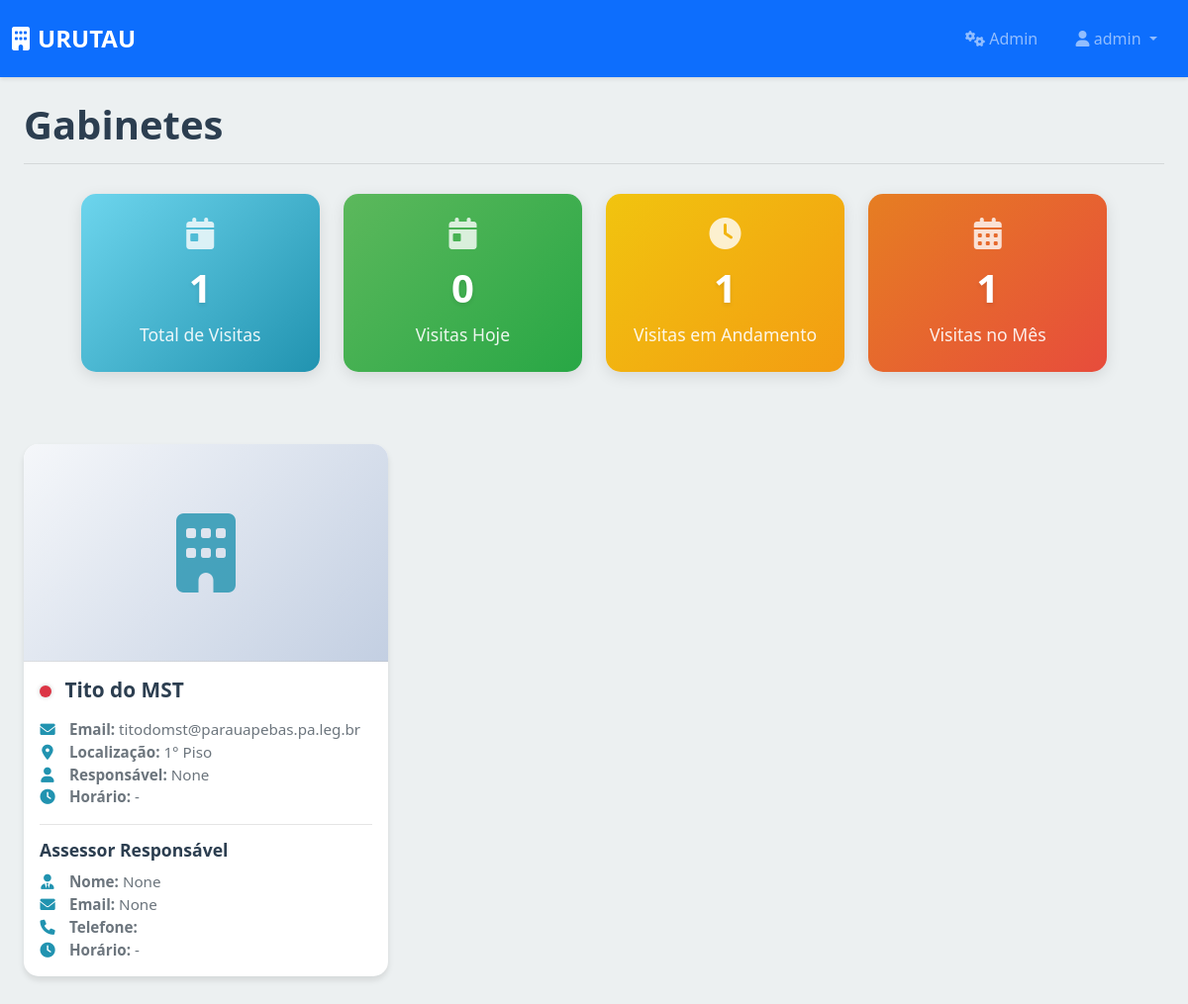
/recepcao/gabinetes/ (signed in), run on an earlier commit of the app's database.
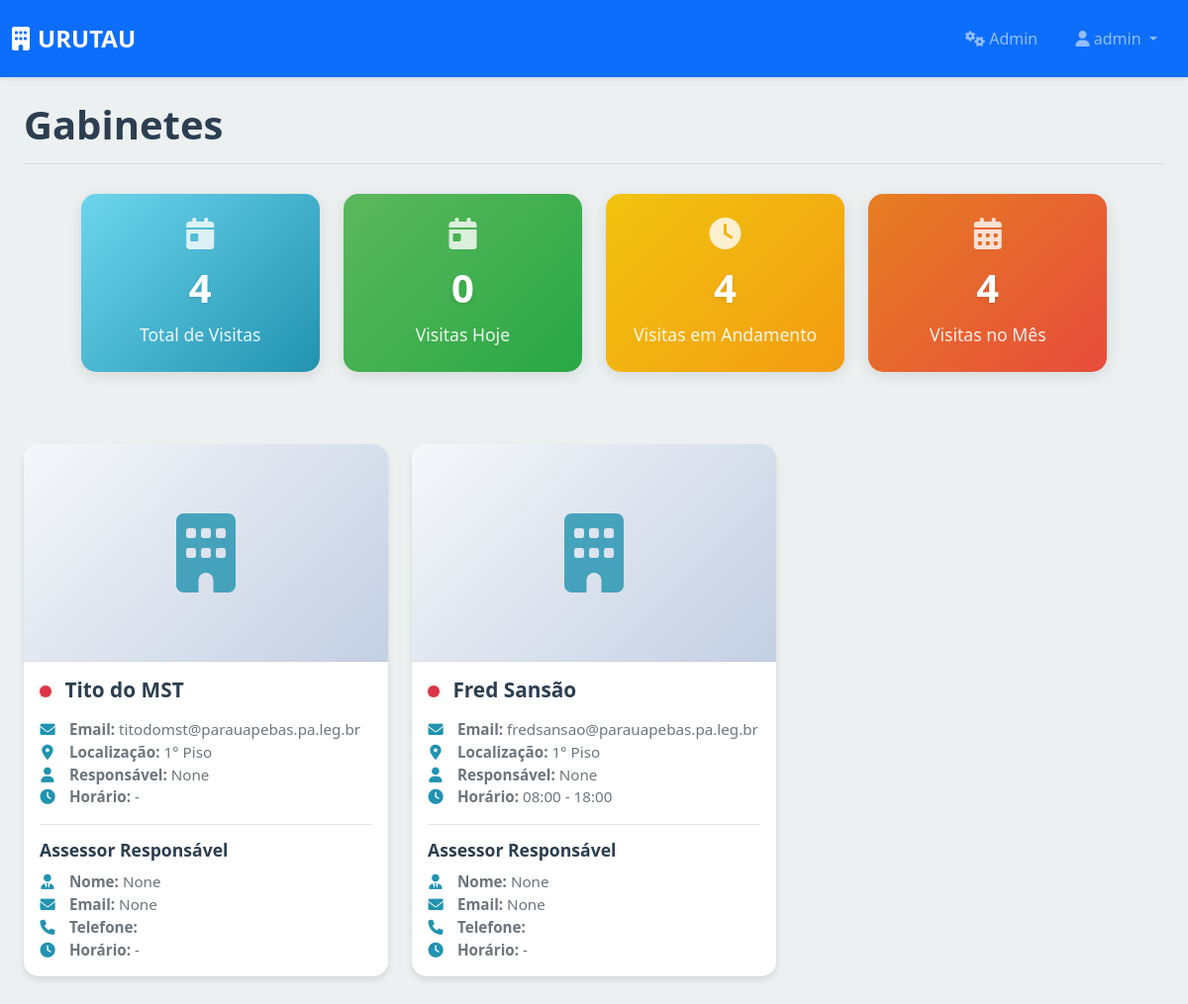
And on a later commit of the database.
### apps/recepcao/models.py (models this page shows, shortened)
class Setor(models.Model):
    TIPO_CHOICES = [
        ('gabinete', 'Gabinete'),
        ('departamento', 'Departamento')
    ]
    LOCALIZACAO_CHOICES = [
        ('terreo', 'Térreo'),
        ('primeiro_piso', '1° Piso'),
        ('segundo_piso', '2° Piso'),
    ]
    FUNCAO_CHOICES = [
        ('assessor_1', 'Assessor I'),
        ('assessor_2', 'Assessor II'),
        ('assessor_3', 'Assessor III'),
        ('assessor_4', 'Assessor IV'),
        ('assessor_5', 'Assessor V'),
        ('assessor_6', 'Assessor VI'),
        ('assessor_7', 'Assessor VII'),
        ('assessor_8', 'Assessor VIII'),
        ('assessor_9', 'Assessor IX'),
        ('assessor_10', 'Assessor X'),
        ('agente_parlamentar', 'Agente Parlamentar'),
        ('Chefe_de_Gabinete', 'Chefe de Gabinete'),
        ('Chefe_de_Departamento', 'Chefe de Departamento'),
        ('outros', 'Outros')
    ]
    tipo = models.CharField('Tipo', max_length=20, choices=TIPO_CHOICES)
    localizacao = models.CharField('Localização', max_length=20, choices=LOCALIZACAO_CHOICES)
    horario_abertura = models.TimeField('Horário de Abertura', blank=True, null=True)
    horario_fechamento = models.TimeField('Horário de Fechamento', blank=True, null=True)
    nome_vereador = models.CharField('Nome do Vereador', max_length=100, blank=True, null=True)
    email_vereador = models.EmailField('E-mail do Vereador', max_length=255, blank=True, null=True)
    nome_local = models.CharField('Nome do Local', max_length=100, blank=True, null=True)
    nome_responsavel = models.CharField('Nome do Responsável', max_length=100, blank=True, null=True)
    funcao = models.CharField('Função/Cargo', max_length=21, choices=FUNCAO_CHOICES, blank=True, null=True)
    horario_entrada = models.TimeField('Horário de Entrada', blank=True, null=True)
    horario_saida = models.TimeField('Horário de Saída', blank=True, null=True)
    email = models.EmailField('E-mail', max_length=255, blank=True, null=True)
    ativo = models.BooleanField('Ativo', default=True)
    usuario = models.OneToOneField('auth.User', on_delete=models.SET_NULL, null=True, blank=True, related_name='setor_responsavel', verbose_name='Usuário')
    data_criacao = models.DateTimeField('Data de Criação', auto_now_add=True)
    data_atualizacao = models.DateTimeField('Data de Atualização', auto_now=True)
    class Meta:
        verbose_name = 'Setor'
        verbose_name_plural = 'Setores'
        ordering = ['tipo', 'localizacao']
    def esta_aberto(self):
        if not self.horario_abertura or not self.horario_fechamento:
            return None  # Retorna None se não tiver horário definido
        agora = timezone.localtime().time()
        return self.horario_abertura <= agora <= self.horario_fechamento

### apps/recepcao/views.py (the view)
# urls.py: path('', views.home_gabinetes, name='home_gabinetes'),
@login_required
def home_gabinetes(request):
    gabinetes = Setor.objects.filter(tipo='gabinete')
    total_visitas = Visita.objects.count()
    visitas_hoje = Visita.objects.filter(
        data_entrada__date=timezone.now().date()
    ).count()
    visitas_em_andamento = Visita.objects.filter(
        data_saida__isnull=True
    ).count()
    hoje = timezone.now()
    primeiro_dia_mes = hoje.replace(day=1, hour=0, minute=0, second=0, microsecond=0)
    visitas_mes = Visita.objects.filter(
        data_entrada__gte=primeiro_dia_mes
    ).count()
    context = {
        'gabinetes': gabinetes,
        'total_visitas': total_visitas,
        'visitas_hoje': visitas_hoje,
        'visitas_em_andamento': visitas_em_andamento,
        'visitas_mes': visitas_mes,
    }
    return render(request, 'recepcao/home_gabinetes.html', context)

### templates/recepcao/home_gabinetes.html (shortened to what this page needs)
{% extends 'base.html' %}
{% load static %}
{% block content %}
<div class="container-fluid">
    <div class="page-header">
        <h1 class="page-title">Gabinetes</h1>
    </div>
    <div class="stats-container">
        <div class="row mb-4">
            <div class="col-xl-3 col-md-6 mb-4">
                <div class="stat-card stat-card-visitas-hoje">
                    <i class="fas fa-calendar-day stat-icon"></i>
                    <h3>{{ total_visitas }}</h3>
                    <p>Total de Visitas</p>
                </div>
            </div>
            <div class="col-xl-3 col-md-6 mb-4">
                <div class="stat-card stat-card-visitas-andamento">
                    <i class="fas fa-calendar-day stat-icon"></i>
                    <h3>{{ visitas_hoje }}</h3>
                    <p>Visitas Hoje</p>
                </div>
            </div>
            <div class="col-xl-3 col-md-6 mb-4">
                <div class="stat-card stat-card-total-visitas">
                    <i class="fas fa-clock stat-icon"></i>
                    <h3>{{ visitas_em_andamento }}</h3>
                    <p>Visitas em Andamento</p>
                </div>
            </div>
            <div class="col-xl-3 col-md-6 mb-4">
                <div class="stat-card stat-card-visitas-mes">
                    <i class="fas fa-calendar-alt stat-icon"></i>
                    <h3>{{ visitas_mes }}</h3>
                    <p>Visitas no Mês</p>
                </div>
            </div>
        </div>
    </div>
    <div class="row">
        {% for gabinete in gabinetes %}
        <div class="col-xl-4 col-md-6 mb-4">
            <a href="{% url 'recepcao:detalhes_gabinete' gabinete.id %}" class="card-link">
                <div class="card">
                    <div class="gabinete-icon">
                        <i class="fas fa-building"></i>
                    </div>
                    <div class="card-body">
                        <h5 class="card-title">
                            <span class="status-indicator {% if gabinete.esta_aberto %}status-aberto{% else %}status-fechado{% endif %}"></span>
                            {{ gabinete.nome_vereador }}
                        </h5>
                        <p class="card-text">
                            <i class="fas fa-envelope info-icon"></i>
                            <strong>Email:</strong> {{ gabinete.email_vereador }}<br>
                            <i class="fas fa-map-marker-alt info-icon"></i>
                            <strong>Localização:</strong> {{ gabinete.get_localizacao_display }}<br>
                            <i class="fas fa-user info-icon"></i>
                            <strong>Responsável:</strong> {{ gabinete.nome_responsavel }}<br>
                            <i class="fas fa-clock info-icon"></i>
                            <strong>Horário:</strong> {{ gabinete.horario_abertura|time:"H:i" }} - {{ gabinete.horario_fechamento|time:"H:i" }}
                        </p>
                        <div class="assessor-info">
                            <h6 class="assessor-title">Assessor Responsável</h6>
                            <p class="card-text">
                                <i class="fas fa-user-tie info-icon"></i>
                                <strong>Nome:</strong> {{ gabinete.nome_responsavel }}<br>
                                <i class="fas fa-envelope info-icon"></i>
                                <strong>Email:</strong> {{ gabinete.email }}<br>
                                <i class="fas fa-phone info-icon"></i>
                                <strong>Telefone:</strong> {{ gabinete.telefone }}<br>
                                <i class="fas fa-clock info-icon"></i>
                                <strong>Horário:</strong> {{ gabinete.horario_entrada|time:"H:i" }} - {{ gabinete.horario_saida|time:"H:i" }}
                            </p>
                        </div>
                    </div>
                </div>
            </a>
        </div>
        {% endfor %}
    </div>
</div>
{% endblock %}

What changed in the data, as far as the page shows it:
added Setor: nome_vereador "Fred Sansão", email_vereador "fredsansao@parauapebas.pa.leg.br", localizacao "1° Piso", nome_responsavel "None", horario_abertura "08:00", horario_fechamento "18:00", email "None"
Also different on the page:
{{ total_visitas }}: "1" → "4"
{{ visitas_em_andamento }}: "1" → "4"
{{ visitas_mes }}: "1" → "4"
